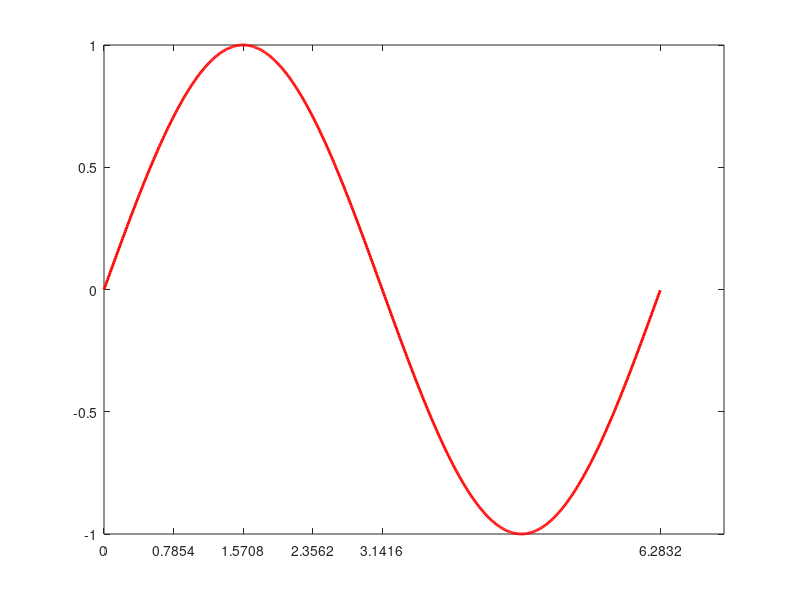

Source code (MATLAB): (Note: this script raises an error after producing the figure.)
close all;
clear all;




% -- Example 2:  This is a quick example of how you can:

%    a)  Automate the title of your plots such that you don't
%        have to type each of them up one-by-one
%   
%    b)  Have greek characters on the x-axis ticks !



% \\\\\\\\\\\\\\\\\\\\\\\\\\\\\\\\\\\\\\\\\\\\\\\\\\\\\\\\\\\\\
%
%    Our tasks:  We will plot 3 simple sinusoids, where the general 
%                form of the equation is:
%
%                f(x) = sin(n.*x)
%                
%
%    Plot #1:    f(x) = sin(1.*x);
%
%    Plot #2:    f(x) = sin(2.*x);
%
%    Plot #3:    f(x) = sin(3.*x);
%\\\\\\\\\\\\\\\\\\\\\\\\\\\\\\\\\\\\\\\\\\\\\\\\\\\\\\\\\\\\\


% -- Define m
m = 1:1:3;

% -- Define plotting vector for x
x = 0 : 0.01 : 2*pi;


% -- Define the 3 functions of interest (I'm gonna use structs.... just
%    for fun !)

f(1).wave = [ ];  % -- Initialize struct


% -- Now, we store the 3 waves

for count = 1:1:length(m)
    
    f(count).wave = sin(count.*x);
    
end

% \\\\\\\\\\\\\\\\\\\\\\\\\\\\\\\\\\\\\\\\\\\\\\\\\\\\\\\\\\\\\
%          Figure 1:  Plotting the 3 sine waves
% \\\\\\\\\\\\\\\\\\\\\\\\\\\\\\\\\\\\\\\\\\\\\\\\\\\\\\\\\\\\\

my_plothandle = [ ];  % -- Initialize plothandle storage vector
my_legend = { };      % -- Intialize string storage vector
my_legend_plothandle = [ ];  % -- Initialize plothandle storage vector

% -- Define color pallet for my plots !
% -------------------------------------------

my_color =   [ 1      0       0;   % -- Red    
               0      1       0;   % -- Green
               0      0       1];  % -- Blue

           
% -- Main loop for plotting

for count = 1:1:length(m)
    
    figure;
    
    my_plothandle(count) = plot(x, f(count).wave);
    set( my_plothandle(count), 'Linewidth', 2, 'Color', my_color(count,:) );
    

    % \\\\\\\\\\\\\\\\\\\\\\\\\\\\\\\\\\\\\\\\\\\\\\\\\\\\\\\\\\\\\\
    %            Defining the x-axis Greek-lettered labels
    % \\\\\\\\\\\\\\\\\\\\\\\\\\\\\\\\\\\\\\\\\\\\\\\\\\\\\\

    % -- Define the numerical positions of where you want your tickmarks
    
    my_xtick_positions = [0  pi/4   pi/2   3*pi/4  pi  2*pi];
    
    % -- Define the Greek letters of each of your tick marks !
    
    my_greek_xaxis = {'bullshit'
                      '\pi/4'
                      '\pi/2'
                      '3\pi/4'
                      '\pi'
                      'crap'};
                  
                  
    % -- Now, use "set(gca, ....)"  to change the x-axis tick marks to
    %    Greek letters !
    
    set(gca, 'XTick', my_xtick_positions, 'XTickLabels', my_greek_xaxis);
    
    % -- Fill in the usual stuff !
    grid on;
    xlabel('x-axis');
    ylabel('y-axis');
    
    % -- We can use "num2str" and "strcat" to label our titles !!
    
    title( strcat('Graph for f(x) = sin(',  num2str(count), 'x) with Greek \pi axes'    )  );
    
    
    % -- We can also generate dynamically-changing legends !
    %    Notice the entire thing on the right are enclosed with {   }  
    %    because it has to be a string !
    
    my_legend(count) = { strcat('f(x) = sin(', num2str(count), 'x)'   )  } ;
    
    
    % -- Add legend to each of our plot
    
    my_legend_plothandle(count) = legend(my_legend(count), 'location', 'northeast');
    
    % -- Change the legend fonts
    set(my_legend_plothandle(count), 'FontSize', 12, 'FontName', 'Arial');
    
    
end 
                  
                     
    





